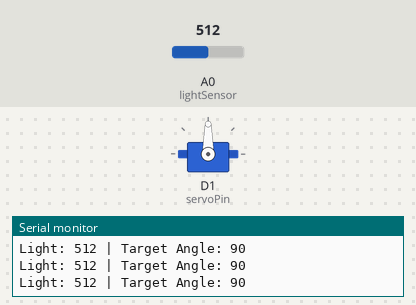
The sketch below on a simulated ESP8266 (NodeMCU). Shown: servo, the last lines printed to the serial monitor. The test bench sets the inputs (shaded band); at power-on: A0 (lightSensor) = 512. WiFi joins after 1.5 s; servers stay silent unless stated.

Above: at 2.7 s.
2.8 s: A0 (lightSensor) set to 783
5.8 s: A0 (lightSensor) set to 818
At 7.4 s:
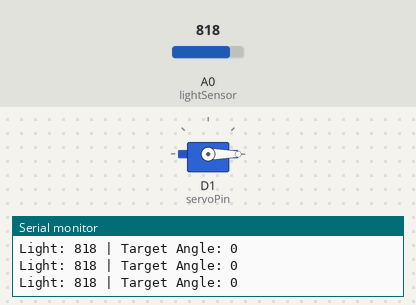
8.8 s: A0 (lightSensor) set to 790
At 9.26 s:
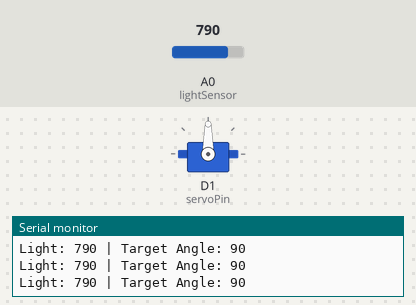
11.8 s: A0 (lightSensor) set to 810
At 12.4 s:
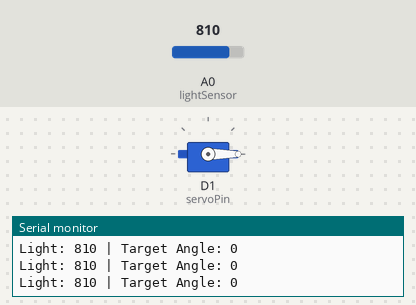
Timing chart, 0 to 14.4 s (numbered marks = the images above; inputs shaded):
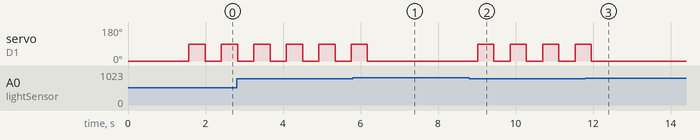

Measured:
- the behaviour switches between 799 and 800 on A0 (lightSensor) (found by bisection; images 0 and 1)
- after the input at 5.8 s, servo on D1 (servoPin): goes on until 6.2 s, then stays 0°
- after the input at 8.8 s, servo on D1 (servoPin): alternates 90° for 0.42 s and 0° for 0.42 s, starting after 0.22 s
- after the input at 11.8 s, servo on D1 (servoPin): goes on until 12.0 s, then stays 0°
- by itself, servo on D1 (servoPin): alternates 90° for 0.42 s and 0° for 0.42 s

The sketch:

Servo_AnhSang.ino
```cpp
// #include <ESP8266WiFi.h>
// #include <ESPAsyncTCP.h>
// #include <ESPAsyncWebServer.h>
// #include <Servo.h>

// // ================= WiFi =================
// const char *ssid = "NGOC HOA";
// const char *password = "home1234";

// // ================= PHẦN CỨNG =================
// #define lightSensor A0
// #define servoPin    D1

// Servo myServo;

// // ================= BIẾN =================
// int lightValue = 0;
// int angleConditionMet = 90;      // Góc khi ánh sáng MẠNH
// int angleConditionNotMet = 0;    // Góc khi ánh sáng YẾU

// // DAO ĐỘNG SERVO (GIỐNG CODE LINE SENSOR)
// unsigned long prevMillis = 0;
// const unsigned long interval = 400;  // Thời gian dao động (ms)
// bool servoState = false;
// int targetAngle = 0;

// // ================= WEB SERVER =================
// AsyncWebServer server(80);

// // ================= HTML =================
// const char index_html[] PROGMEM = R"rawliteral(
// <!DOCTYPE html>
// <html>
// <head>
//   <title>Light Sensor Servo</title>
//   <meta name="viewport" content="width=device-width, initial-scale=1">
// </head>
// <body>
//   <h2>ESP8266 Light Sensor + Servo</h2>

//   <p>Light Sensor Value: <b><span id="light">%LIGHT%</span></b></p>
//   <p>Light Condition: <b><span id="condition">---</span></b></p>

//   <form id="servoForm">
//     <label>Angle (Light Strong):</label><br>
//     <input type="number" name="angleMet" min="0" max="180" required><br><br>

//     <label>Angle (Light Weak):</label><br>
//     <input type="number" name="angleNotMet" min="0" max="180" required><br><br>

//     <input type="submit" value="Update">
//   </form>

//   <script>
//     document.getElementById("servoForm").addEventListener("submit", function(e){
//       e.preventDefault();
//       fetch("/", { method:"POST", body:new FormData(this) });
//     });

//     setInterval(() => {
//       fetch("/status")
//         .then(r => r.json())
//         .then(d => {
//           document.getElementById("light").innerHTML = d.light;
//           document.getElementById("condition").innerHTML = d.condition;
//         });
//     }, 1000);
//   </script>
// </body>
// </html>
// )rawliteral";

// // ================= HÀM =================

// // Đọc cảm biến ánh sáng
// int readLightSensor() {
//   return analogRead(lightSensor);
// }

// // Xử lý HTML
// String processor(const String &var) {
//   if (var == "LIGHT") return String(lightValue);
//   return String();
// }

// // Kết nối WiFi
// void initWiFi() {
//   WiFi.mode(WIFI_STA);
//   WiFi.begin(ssid, password);
//   Serial.print("Connecting WiFi");

//   while (WiFi.status() != WL_CONNECTED) {
//     delay(500);
//     Serial.print(".");
//   }

//   Serial.println("\n==============================");
//   Serial.println("ESP8266 Web Server Started");
//   Serial.print("Web Address: http://");
//   Serial.println(WiFi.localIP());
//   Serial.println("==============================");
// }

// // ================= SETUP =================
// void setup() {
//   Serial.begin(9600);

//   initWiFi();

//   pinMode(lightSensor, INPUT);

//   // Attach servo
//   myServo.attach(servoPin, 500, 2500);
//   myServo.write(0);  // Bắt đầu từ 0 độ

//   // ===== WEB =====
//   server.on("/", HTTP_GET, [](AsyncWebServerRequest *request) {
//     request->send_P(200, "text/html", index_html, processor);
//   });

//   server.on("/status", HTTP_GET, [](AsyncWebServerRequest *request) {
//     String conditionStr = (lightValue < 800) ? "STRONG Light" : "WEAK Light";
//     request->send(200, "application/json",
//       "{\"light\":\"" + String(lightValue) +
//       "\", \"condition\":\"" + conditionStr + "\"}");
//   });

//   server.on("/", HTTP_POST, [](AsyncWebServerRequest *request) {
//     if (request->hasParam("angleMet", true))
//       angleConditionMet = request->getParam("angleMet", true)->value().toInt();

//     if (request->hasParam("angleNotMet", true))
//       angleConditionNotMet = request->getParam("angleNotMet", true)->value().toInt();

//     Serial.print("Light Strong Angle: ");
//     Serial.print(angleConditionMet);
//     Serial.print(" | Light Weak Angle: ");
//     Serial.println(angleConditionNotMet);

//     request->send(200, "text/plain", "OK");
//   });

//   server.begin();
// }

// // ================= LOOP =================
// void loop() {
//   unsigned long now = millis();

//   // Đọc cảm biến ánh sáng
//   lightValue = readLightSensor();

//   // Xác định góc mục tiêu dựa trên điều kiện ánh sáng
//   // 🌞 ÁNH SÁNG MẠNH → GIÁ TRỊ NHỎ (< 800)
//   if (lightValue < 800) {
//     targetAngle = angleConditionMet;
//   }
//   // 🌑 ÁNH SÁNG YẾU → GIÁ TRỊ LỚN (>= 800)
//   else {
//     targetAngle = angleConditionNotMet;
//   }

//   // ===== DAO ĐỘNG SERVO 0 ↔ GÓC MỤC TIÊU =====
//   // Giống với code cảm biến dò line
//   if (now - prevMillis >= interval) {
//     prevMillis = now;
//     servoState = !servoState;

//     // Dao động giữa 0 độ và góc mục tiêu
//     if (servoState) {
//       myServo.write(targetAngle);
//       Serial.print("Servo to target angle: ");
//       Serial.print(targetAngle);
//     } else {
//       myServo.write(0);
//       Serial.print("Servo to 0 degree");
//     }

//     // In thông tin debug
//     Serial.print(" | Light: ");
//     Serial.print(lightValue);
//     Serial.print(" | Condition: ");
//     Serial.println((lightValue < 800) ? "STRONG" : "WEAK");
//   }
// }


#include <ESP8266WiFi.h>
#include <ESPAsyncTCP.h>
#include <ESPAsyncWebServer.h>
#include <Servo.h>

// ================= WiFi =================
const char *ssid = "NGOC HOA";
const char *password = "home1234";

// ================= PHẦN CỨNG =================
#define lightSensor A0
#define servoPin    D1

Servo myServo;

// ================= BIẾN =================
int lightValue = 0;
int angleConditionMet = 90;      // Góc khi ánh sáng MẠNH
int angleConditionNotMet = 0;    // Góc khi ánh sáng YẾU

// ===== DAO ĐỘNG SERVO =====
unsigned long prevMillis = 0;
const unsigned long interval = 400;  // Thời gian dao động (ms)
bool servoState = false;
int targetAngle = 0;

// ================= WEB SERVER =================
AsyncWebServer server(80);

// ================= HTML =================
const char index_html[] PROGMEM = R"rawliteral(
<!DOCTYPE html>
<html>
<head>
  <title>Light Sensor Servo</title>
  <meta name="viewport" content="width=device-width, initial-scale=1">
</head>
<body>
  <h2>ESP8266 Light Sensor + Servo</h2>

  <p>Light Sensor Value: <b><span id="light">%LIGHT%</span></b></p>
  <p>Light Condition: <b><span id="condition">---</span></b></p>

  <form id="servoForm">
    <label>Angle (Light Strong):</label><br>
    <input type="number" name="angleMet" min="0" max="180" required><br><br>

    <label>Angle (Light Weak):</label><br>
    <input type="number" name="angleNotMet" min="0" max="180" required><br><br>

    <input type="submit" value="Update">
  </form>

  <script>
    document.getElementById("servoForm").addEventListener("submit", function(e){
      e.preventDefault();
      fetch("/", { method:"POST", body:new FormData(this) });
    });

    setInterval(() => {
      fetch("/status")
        .then(r => r.json())
        .then(d => {
          document.getElementById("light").innerHTML = d.light;
          document.getElementById("condition").innerHTML = d.condition;
        });
    }, 1000);
  </script>
</body>
</html>
)rawliteral";

// ================= HÀM =================
// Đọc cảm biến ánh sáng
int readLightSensor() {
  return analogRead(lightSensor);
}

// Cập nhật góc mục tiêu dựa trên giá trị cảm biến
int computeTargetAngle(int lightVal) {
  return (lightVal < 800) ? angleConditionMet : angleConditionNotMet;
}

// Dao động servo độc lập
void updateServo() {
  unsigned long now = millis();
  if (now - prevMillis >= interval) {
    prevMillis = now;
    servoState = !servoState;
    if (servoState) myServo.write(targetAngle);
    else myServo.write(0);
  }
}

// Xử lý HTML
String processor(const String &var) {
  if (var == "LIGHT") return String(lightValue);
  return String();
}

// Kết nối WiFi
void initWiFi() {
  WiFi.mode(WIFI_STA);
  WiFi.begin(ssid, password);
  Serial.print("Connecting WiFi");
  while (WiFi.status() != WL_CONNECTED) {
    delay(500);
    Serial.print(".");
  }
  Serial.println("\n==============================");
  Serial.println("ESP8266 Web Server Started");
  Serial.print("Web Address: http://");
  Serial.println(WiFi.localIP());
  Serial.println("==============================");
}

// ================= SETUP =================
void setup() {
  Serial.begin(9600);
  initWiFi();

  pinMode(lightSensor, INPUT);
  myServo.attach(servoPin, 500, 2500);
  myServo.write(0);

  // ===== WEB =====
  server.on("/", HTTP_GET, [](AsyncWebServerRequest *request) {
    request->send_P(200, "text/html", index_html, processor);
  });

  server.on("/status", HTTP_GET, [](AsyncWebServerRequest *request) {
    String conditionStr = (lightValue < 800) ? "STRONG Light" : "WEAK Light";
    request->send(200, "application/json",
      "{\"light\":\"" + String(lightValue) +
      "\", \"condition\":\"" + conditionStr + "\"}");
  });

  server.on("/", HTTP_POST, [](AsyncWebServerRequest *request) {
    if (request->hasParam("angleMet", true))
      angleConditionMet = request->getParam("angleMet", true)->value().toInt();

    if (request->hasParam("angleNotMet", true))
      angleConditionNotMet = request->getParam("angleNotMet", true)->value().toInt();

    Serial.print("Light Strong Angle: ");
    Serial.print(angleConditionMet);
    Serial.print(" | Light Weak Angle: ");
    Serial.println(angleConditionNotMet);

    request->send(200, "text/plain", "OK");
  });

  server.begin();
}

// ================= LOOP =================
void loop() {
  // 1️⃣ Đọc cảm biến
  lightValue = readLightSensor();

  // 2️⃣ Xác định góc mục tiêu
  targetAngle = computeTargetAngle(lightValue);

  // 3️⃣ Dao động servo
  updateServo();

  // 4️⃣ Debug
  Serial.print("Light: ");
  Serial.print(lightValue);
  Serial.print(" | Target Angle: ");
  Serial.println(targetAngle);
}
```
